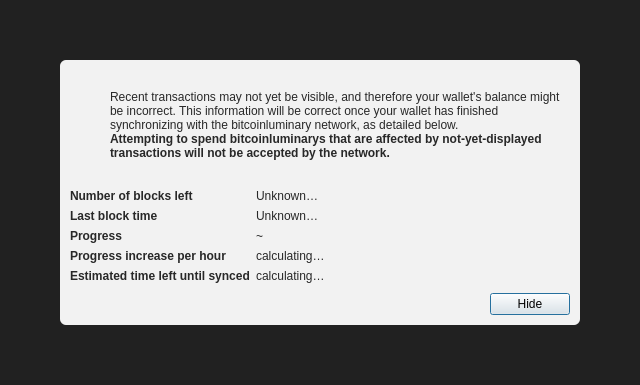
<?xml version="1.0" encoding="UTF-8"?>
<ui version="4.0">
 <class>ModalOverlay</class>
 <widget class="QWidget" name="ModalOverlay">
  <property name="geometry">
   <rect>
    <x>0</x>
    <y>0</y>
    <width>640</width>
    <height>385</height>
   </rect>
  </property>
  <property name="windowTitle">
   <string>Form</string>
  </property>
  <layout class="QVBoxLayout" name="verticalLayout" stretch="0">
   <property name="sizeConstraint">
    <enum>QLayout::SetDefaultConstraint</enum>
   </property>
   <property name="leftMargin">
    <number>0</number>
   </property>
   <property name="topMargin">
    <number>0</number>
   </property>
   <property name="rightMargin">
    <number>0</number>
   </property>
   <property name="bottomMargin">
    <number>0</number>
   </property>
   <item>
    <widget class="QWidget" name="bgWidget" native="true">
     <property name="styleSheet">
      <string notr="true">#bgWidget { background: rgba(0,0,0,220); }</string>
     </property>
     <layout class="QVBoxLayout" name="verticalLayoutMain" stretch="1">
      <property name="leftMargin">
       <number>60</number>
      </property>
      <property name="topMargin">
       <number>60</number>
      </property>
      <property name="rightMargin">
       <number>60</number>
      </property>
      <property name="bottomMargin">
       <number>60</number>
      </property>
      <item>
       <widget class="QWidget" name="contentWidget" native="true">
        <property name="styleSheet">
         <string notr="true">#contentWidget { background: rgba(255,255,255,240); border-radius: 6px; }

QLabel { color: rgb(40,40,40);  }</string>
        </property>
        <layout class="QVBoxLayout" name="verticalLayoutSub" stretch="1,0,0,0">
         <property name="spacing">
          <number>0</number>
         </property>
         <property name="leftMargin">
          <number>10</number>
         </property>
         <property name="topMargin">
          <number>10</number>
         </property>
         <property name="rightMargin">
          <number>10</number>
         </property>
         <property name="bottomMargin">
          <number>10</number>
         </property>
         <item>
          <layout class="QHBoxLayout" name="horizontalLayoutIconText" stretch="0,1">
           <property name="topMargin">
            <number>20</number>
           </property>
           <item>
            <layout class="QVBoxLayout" name="verticalLayoutIcon">
             <property name="leftMargin">
              <number>0</number>
             </property>
             <item>
              <widget class="QPushButton" name="warningIcon">
               <property name="enabled">
                <bool>false</bool>
               </property>
               <property name="text">
                <string/>
               </property>
               <property name="icon">
                <iconset>
                 <normaloff>:/icons/warning</normaloff>
                 <disabledoff>:/icons/warning</disabledoff>:/icons/warning</iconset>
               </property>
               <property name="iconSize">
                <size>
                 <width>48</width>
                 <height>48</height>
                </size>
               </property>
               <property name="flat">
                <bool>true</bool>
               </property>
              </widget>
             </item>
             <item>
              <spacer name="verticalSpacerWarningIcon">
               <property name="orientation">
                <enum>Qt::Vertical</enum>
               </property>
               <property name="sizeHint" stdset="0">
                <size>
                 <width>20</width>
                 <height>40</height>
                </size>
               </property>
              </spacer>
             </item>
            </layout>
           </item>
           <item>
            <layout class="QVBoxLayout" name="verticalLayoutInfoText">
             <property name="leftMargin">
              <number>0</number>
             </property>
             <property name="topMargin">
              <number>0</number>
             </property>
             <item>
              <widget class="QLabel" name="infoText">
               <property name="text">
                <string>Recent transactions may not yet be visible, and therefore your wallet's balance might be incorrect. This information will be correct once your wallet has finished synchronizing with the bitcoinluminary network, as detailed below.</string>
               </property>
               <property name="textFormat">
                <enum>Qt::RichText</enum>
               </property>
               <property name="wordWrap">
                <bool>true</bool>
               </property>
              </widget>
             </item>
             <item>
              <widget class="QLabel" name="infoTextStrong">
               <property name="font">
                <font>
                 <weight>75</weight>
                 <bold>true</bold>
                </font>
               </property>
               <property name="text">
                <string>Attempting to spend bitcoinluminarys that are affected by not-yet-displayed transactions will not be accepted by the network.</string>
               </property>
               <property name="textFormat">
                <enum>Qt::RichText</enum>
               </property>
               <property name="wordWrap">
                <bool>true</bool>
               </property>
              </widget>
             </item>
             <item>
              <spacer name="verticalSpacerInTextSpace">
               <property name="orientation">
                <enum>Qt::Vertical</enum>
               </property>
               <property name="sizeHint" stdset="0">
                <size>
                 <width>20</width>
                 <height>40</height>
                </size>
               </property>
              </spacer>
             </item>
            </layout>
           </item>
          </layout>
         </item>
         <item>
          <spacer name="verticalSpacerAfterText">
           <property name="orientation">
            <enum>Qt::Vertical</enum>
           </property>
           <property name="sizeHint" stdset="0">
            <size>
             <width>20</width>
             <height>40</height>
            </size>
           </property>
          </spacer>
         </item>
         <item>
          <layout class="QFormLayout" name="formLayout">
           <property name="fieldGrowthPolicy">
            <enum>QFormLayout::FieldsStayAtSizeHint</enum>
           </property>
           <property name="horizontalSpacing">
            <number>6</number>
           </property>
           <property name="verticalSpacing">
            <number>6</number>
           </property>
           <property name="topMargin">
            <number>10</number>
           </property>
           <item row="0" column="0">
            <widget class="QLabel" name="labelNumberOfBlocksLeft">
             <property name="font">
              <font>
               <weight>75</weight>
               <bold>true</bold>
              </font>
             </property>
             <property name="text">
              <string>Number of blocks left</string>
             </property>
            </widget>
           </item>
           <item row="0" column="1">
            <widget class="QLabel" name="numberOfBlocksLeft">
             <property name="text">
              <string>Unknown…</string>
             </property>
            </widget>
           </item>
           <item row="1" column="0">
            <widget class="QLabel" name="labelLastBlockTime">
             <property name="font">
              <font>
               <weight>75</weight>
               <bold>true</bold>
              </font>
             </property>
             <property name="text">
              <string>Last block time</string>
             </property>
            </widget>
           </item>
           <item row="1" column="1">
            <widget class="QLabel" name="newestBlockDate">
             <property name="sizePolicy">
              <sizepolicy hsizetype="Maximum" vsizetype="Preferred">
               <horstretch>0</horstretch>
               <verstretch>0</verstretch>
              </sizepolicy>
             </property>
             <property name="text">
              <string>Unknown…</string>
             </property>
            </widget>
           </item>
           <item row="2" column="0">
            <widget class="QLabel" name="labelSyncDone">
             <property name="font">
              <font>
               <weight>75</weight>
               <bold>true</bold>
              </font>
             </property>
             <property name="text">
              <string>Progress</string>
             </property>
            </widget>
           </item>
           <item row="2" column="1">
            <layout class="QHBoxLayout" name="horizontalLayoutSync" stretch="0,1">
             <item>
              <widget class="QLabel" name="percentageProgress">
               <property name="text">
                <string notr="true">~</string>
               </property>
              </widget>
             </item>
            </layout>
           </item>
           <item row="4" column="0">
            <widget class="QLabel" name="labelProgressIncrease">
             <property name="font">
              <font>
               <weight>75</weight>
               <bold>true</bold>
              </font>
             </property>
             <property name="text">
              <string>Progress increase per hour</string>
             </property>
            </widget>
           </item>
           <item row="4" column="1">
            <widget class="QLabel" name="progressIncreasePerH">
             <property name="text">
              <string>calculating…</string>
             </property>
            </widget>
           </item>
           <item row="5" column="0">
            <widget class="QLabel" name="labelEstimatedTimeLeft">
             <property name="font">
              <font>
               <weight>75</weight>
               <bold>true</bold>
              </font>
             </property>
             <property name="text">
              <string>Estimated time left until synced</string>
             </property>
            </widget>
           </item>
           <item row="5" column="1">
            <widget class="QLabel" name="expectedTimeLeft">
             <property name="text">
              <string>calculating…</string>
             </property>
            </widget>
           </item>
          </layout>
         </item>
         <item>
          <layout class="QHBoxLayout" name="horizontalLayoutButtons">
           <property name="leftMargin">
            <number>10</number>
           </property>
           <property name="topMargin">
            <number>10</number>
           </property>
           <item>
            <spacer name="horizontalSpacer">
             <property name="orientation">
              <enum>Qt::Horizontal</enum>
             </property>
             <property name="sizeHint" stdset="0">
              <size>
               <width>40</width>
               <height>20</height>
              </size>
             </property>
            </spacer>
           </item>
           <item>
            <widget class="QPushButton" name="closeButton">
             <property name="text">
              <string>Hide</string>
             </property>
             <property name="shortcut">
              <string>Esc</string>
             </property>
             <property name="focusPolicy">
              <enum>Qt::StrongFocus</enum>
             </property>
             <property name="default">
              <bool>true</bool>
             </property>
            </widget>
           </item>
          </layout>
         </item>
        </layout>
       </widget>
      </item>
     </layout>
    </widget>
   </item>
  </layout>
 </widget>
 <resources/>
 <connections/>
</ui>
